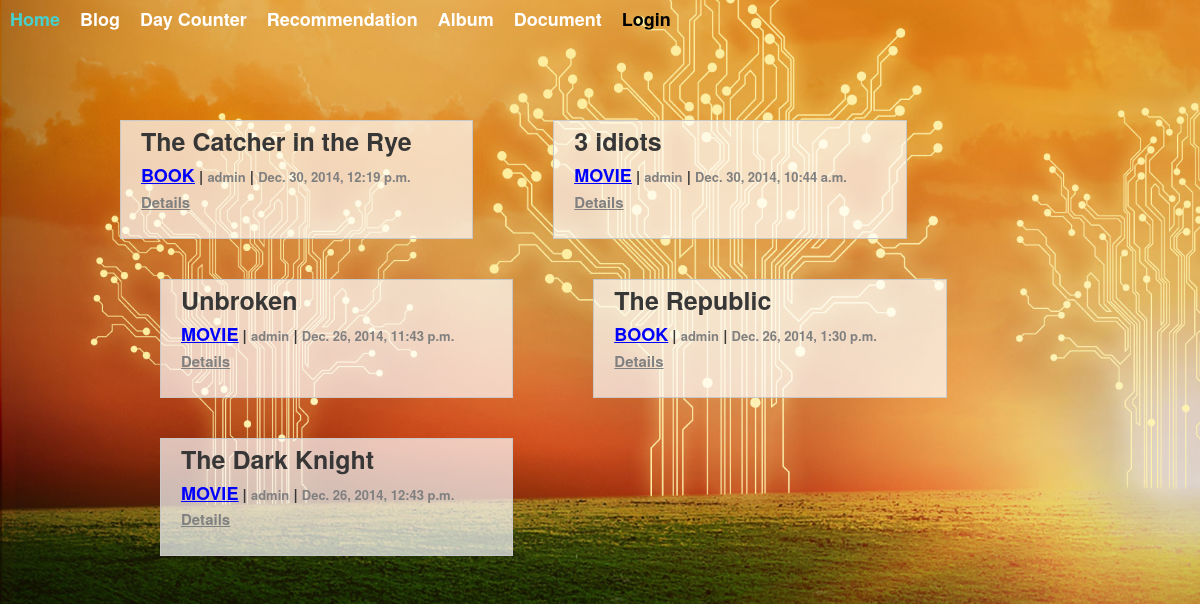
The app's page /recommendation/, older data.
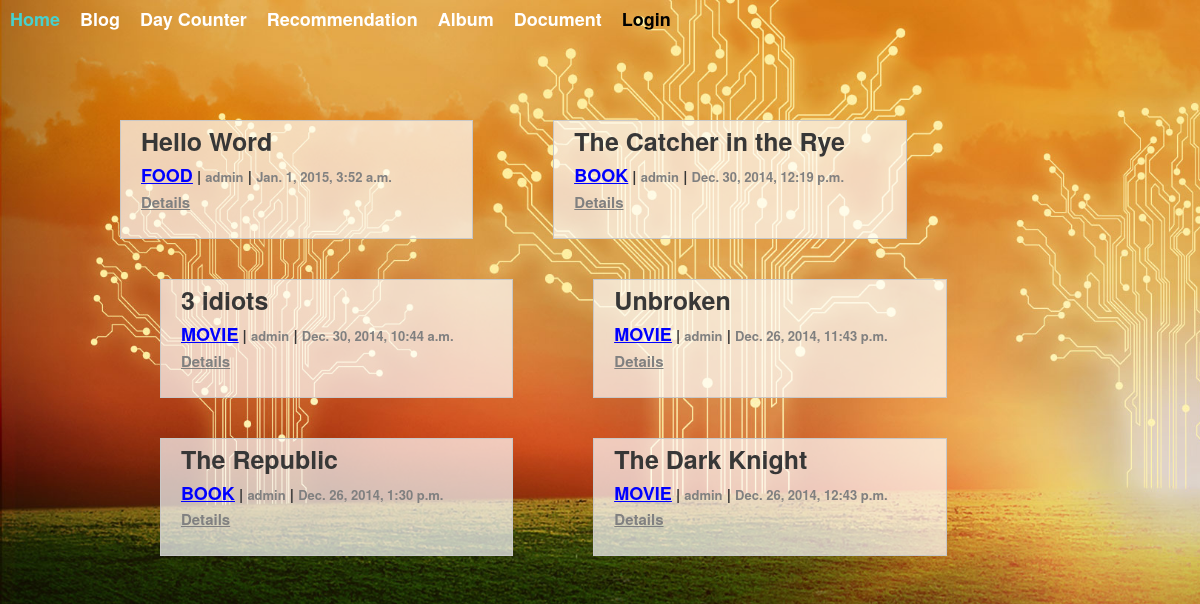
The same page, newer data.
### recommendation/models.py (models this page shows, shortened)
class Thread(models.Model):
	title = models.CharField(max_length=128)
	poster = models.ForeignKey(User)
	image_link=models.TextField(default=None, blank=True, null=True)
	detail_link=models.TextField(default=None, blank=True, null=True)
	video_link=models.TextField(default=None,blank=True,null=True)
	category = models.ForeignKey(Category)
	comment = models.TextField()
	date = models.DateTimeField(default = timezone.now)

class Category(models.Model):
	name = models.CharField(max_length=16, unique=True)
	def __str__(self):
		return self.name

### recommendation/views.py (the view)
def index(request):
	return render(request, 'index.html',{'threads': Thread.objects.order_by('-date'),'categories':Category.objects.all()})

### recommendation/templates/index.html (shortened to what this page needs)
{% extends "base.html" %}
{% block bodyblock %}
<div class="row">
<div class="fourteen columns">
<ul>
{% for thread in threads %}
<div class="five columns">
<li class='item'><span class="title">{{ thread.title }}</span><br>
<span class="category"><a class="cat" href="/recommendation/{{thread.category}}/">{{thread.category | upper}}</a></span>  | <span class="author">{{thread.poster.username}}</span> | <span class="time">{{thread.date}}</span><br>
<a href="javascript:void(0)" class="details">Details</a>
<p class="comment">{{thread.comment}}</p><br>
{% if thread.image_link %} <img src="{{thread.image_link}}" class="image"> {% endif %}<br>
{% if thread.video_link %} {{thread.video_link | safe}} </li> {% endif %}
</div>
{% endfor %}
</ul>
</div>
</div>
{% endblock %}

Row changes from the older to the newer data that the page shows:
added Thread: title "Hello Word", category "FOOD", poster.username "admin", date "Jan. 1, 2015, 3:52 a.m."
